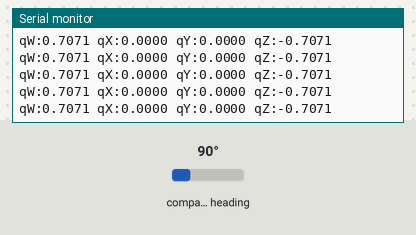
A sketch run on a simulated Arduino Uno, built with avr-gcc and run on an emulated ATmega328P. Shown: the last lines printed to the serial monitor. Inputs (shaded band) come from the test bench; at power-on: compass heading 90°.

Above: at 2.2 s.
2.3 s: compass heading set to 7°
At 2.33 s:
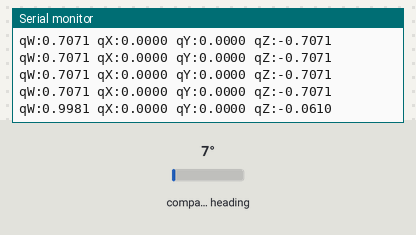
5.3 s: compass heading set to 90°
At 5.34 s:
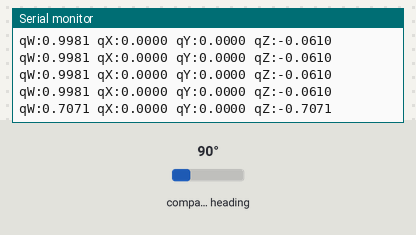
8.3 s: compass heading set to 180°
At 8.35 s:
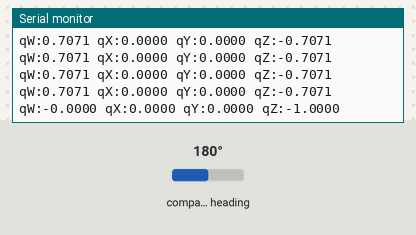
Timing chart, 0 to 11.3 s (numbered marks = the images above; inputs shaded):
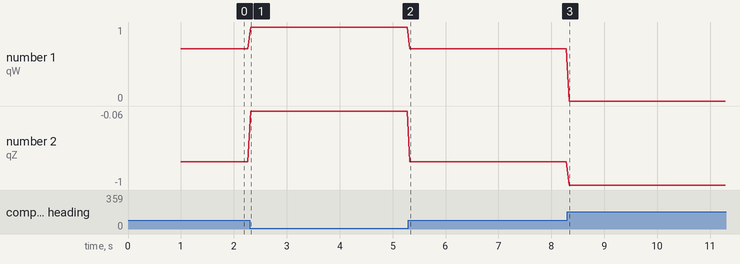

Measured:
- after the input at 2.3 s, the serial monitor: prints a new line at once (image 1)
- after the input at 5.3 s, the serial monitor: prints a new line at once (image 2)
- after the input at 8.3 s, the serial monitor: prints a new line at once (image 3)
- plotted number 1: 0.71 → 1 after the input at 2.3 s, 1 → 0.71 after the input at 5.3 s
- plotted number 2: -0.71 → -0.06 after the input at 2.3 s, -0.06 → -0.71 after the input at 5.3 s, -0.71 → -1 after the input at 8.3 s

The sketch:

quaternion_3d.ino
```cpp
#include <Wire.h>
#include <Adafruit_Sensor.h>
#include <Adafruit_BNO055.h>
#include <utility/imumaths.h>

Adafruit_BNO055 bno = Adafruit_BNO055(55);

void setup(void)
{
  Serial.begin(9600);
  Serial.println("Orientation Sensor Test"); Serial.println("");

  if(!bno.begin())
  {
    Serial.print("Ooops, no BNO055 detected ... Check your wiring or I2C ADDR!");
    while(1);
  }

  delay(1000);

  bno.setExtCrystalUse(true);
}

void loop() {
  imu::Quaternion q = bno.getQuat();

  Serial.print("qW:");
  Serial.print(q.w(), 4);
  Serial.print(" qX:");
  Serial.print(q.x(), 4);
  Serial.print(" qY:");
  Serial.print(q.y(), 4);
  Serial.print(" qZ:");
  Serial.println(q.z(), 4);

  delay(50);
}

/*
usa la funcion getQuat() y imprime w,z,x,y que crean la orientacion quaternion.
esto es una manera de representar la orintacion en 3D y creo que no usa los angulo de Euler (que al parecer tiene sus problemas)
interesante para representar graficos 3D, pero sobre todo para calcular movimientos mas complejos que puede ser util para la deteccion de caidas.
*/
```
